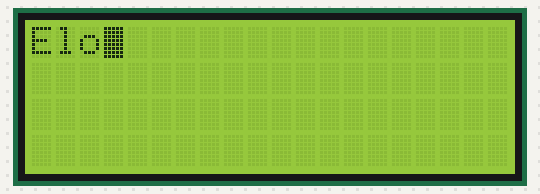
A sketch run on a simulated Arduino Uno, built with avr-gcc and run on an emulated ATmega328P. Parts: 20×4 character LCD.

Above: at 0.1 s.

The sketch:

TEST_LCD_I2c.ino
```cpp
#include <LiquidCrystal_I2C.h>

LiquidCrystal_I2C lcd(0x27, 20, 4);

void setup() {
  // put your setup code here, to run once:
  lcd.begin();
  lcd.print("Start ... ..");
  lcd.blink();
}

void loop() {
  // put your main code here, to run repeatedly:
    lcd.home();
    lcd.clear();
    lcd.print("Elo");

    delay(500);
    lcd.home();
    lcd.clear();
    lcd.print("Melo");
}
```
